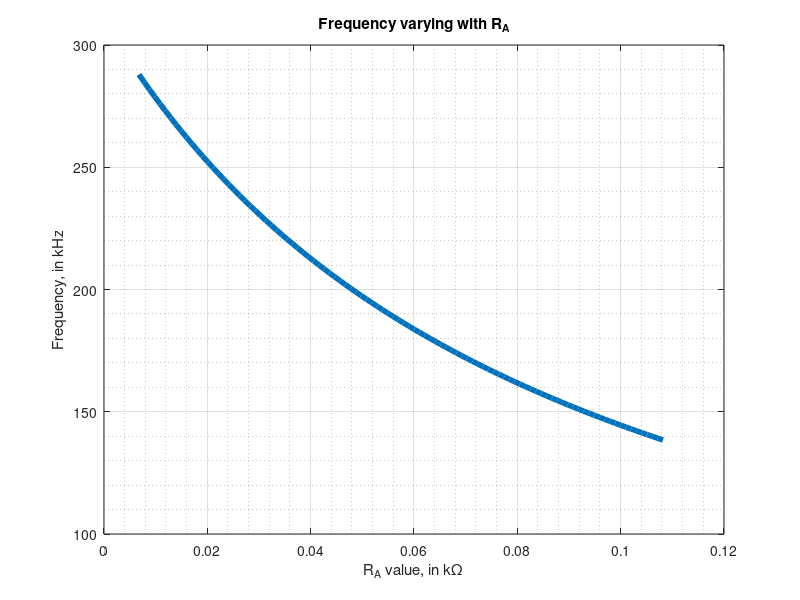
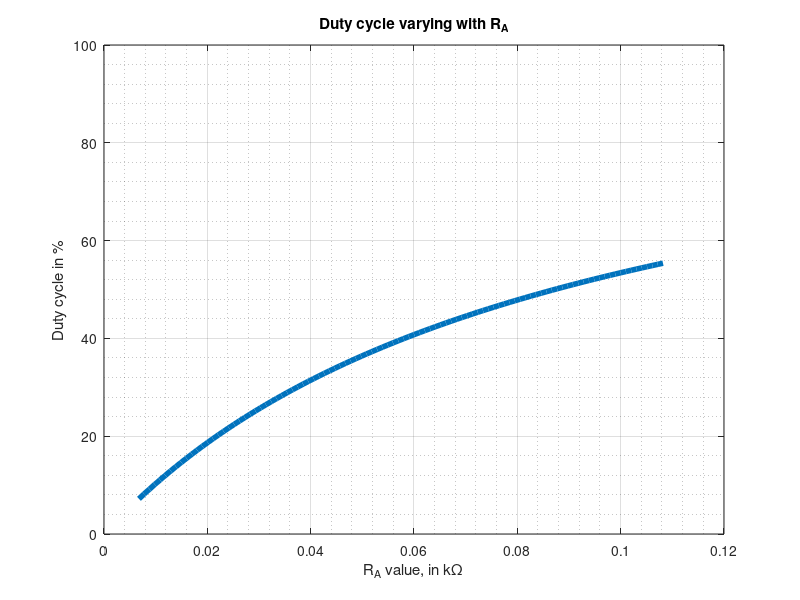

MATLAB code to generate these figures, in order:
% 555 Timer Calculator
% Enter a desired frequency and acceptable duty cycle, and the algorithm
% will attempt to calculate the resistors. 
clear all;
C = 47.4e-9; % 1 nF
f = 0.5e6; % 500 KHz target, hopefully possible
dc = 0.5; % Duty cycle of 0.5;

% Period
T = 1/f;
TH = T * dc;
TL = T * (1-dc);

% Resistors
RB = 100; %TL / 0.69 / C

RA = TH / 0.78 / C;


%% Plot results
RA = linspace(RA - 0.75*RA, RA+3*RA,100);

% Calculate the new high time
TH = RA*0.78*C;

% Low time depends only on R and C
TL = RB * 0.68 * C;

% Total period
T = TH + TL;

% New duty cycle and frequency
dc = TH./T;
f = 1./T;
f = f/(1000); % Convert to kHz

% Plot the frequency and duty cycle for different Ra
figure(1); 
plot(RA/1000,f,'LineWidth', 4);
grid on;
set(gca, 'XMinorGrid','on', 'YMinorGrid','on');
title('Frequency varying with R_A');
xlabel('R_A value, in k\Omega');
ylabel('Frequency, in kHz');

figure(2);
plot(RA/1000,dc*100,'LineWidth', 4);
grid on;
set(gca, 'XMinorGrid','on', 'YMinorGrid','on');
ylim([0,100]);
title('Duty cycle varying with R_A');
xlabel('R_A value, in k\Omega');
ylabel('Duty cycle in %');

